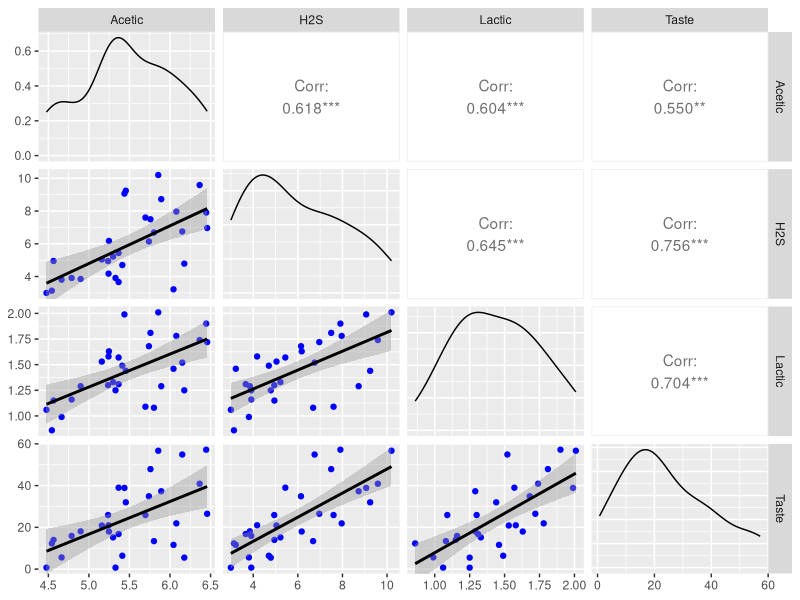
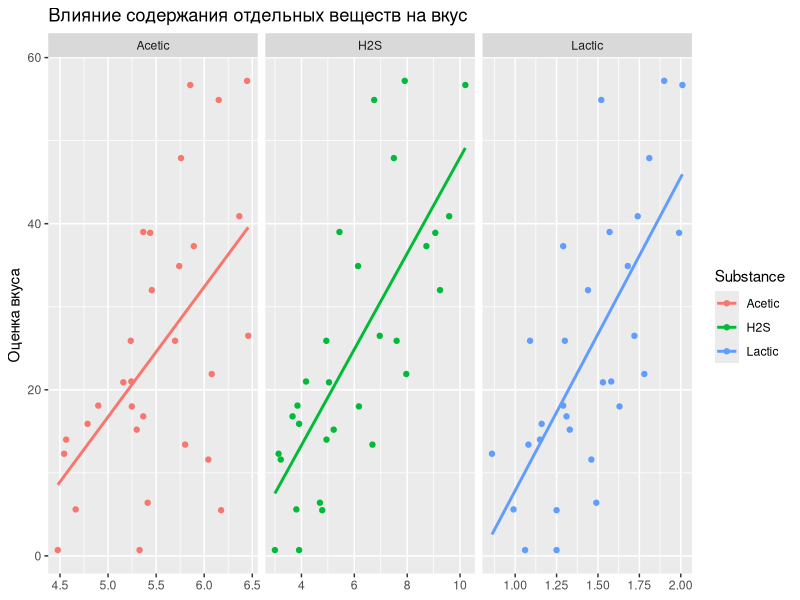
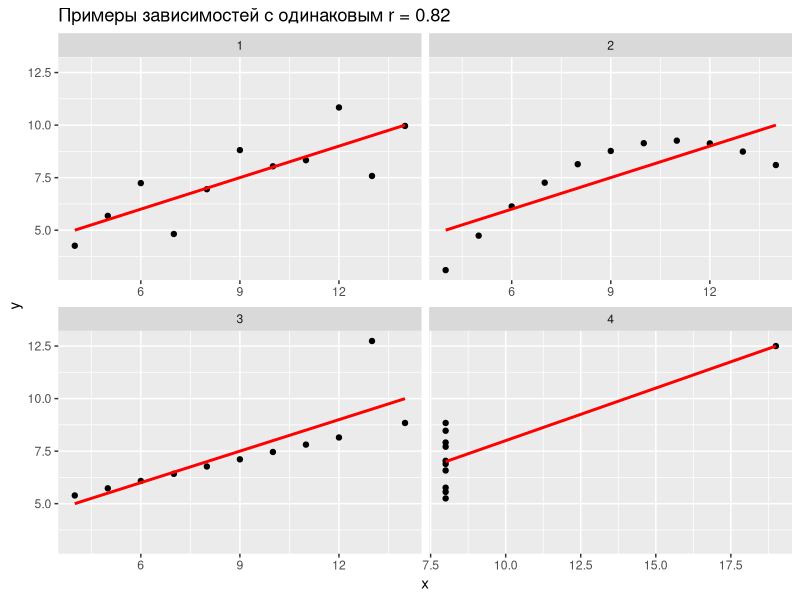
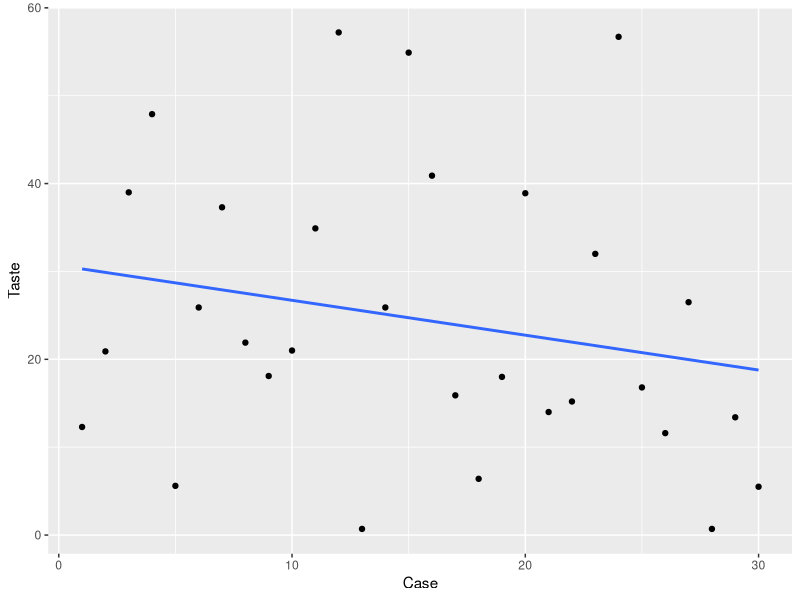
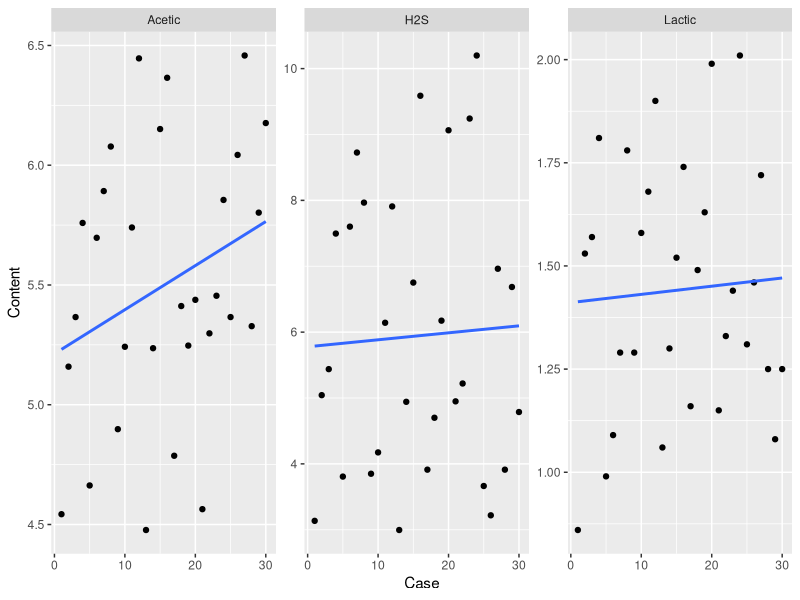
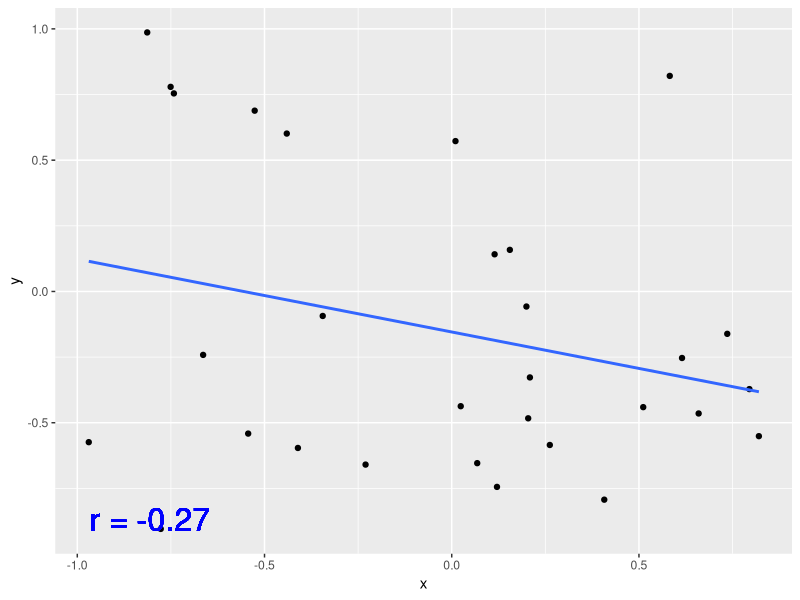
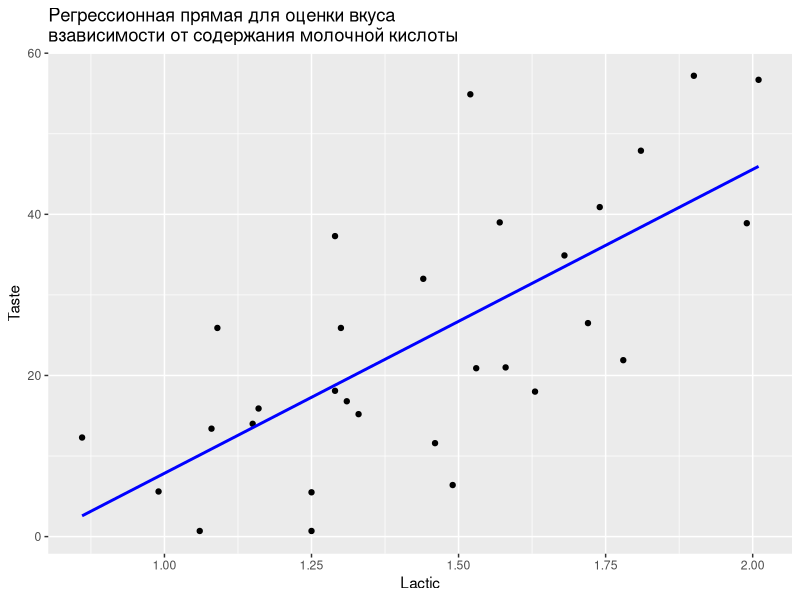
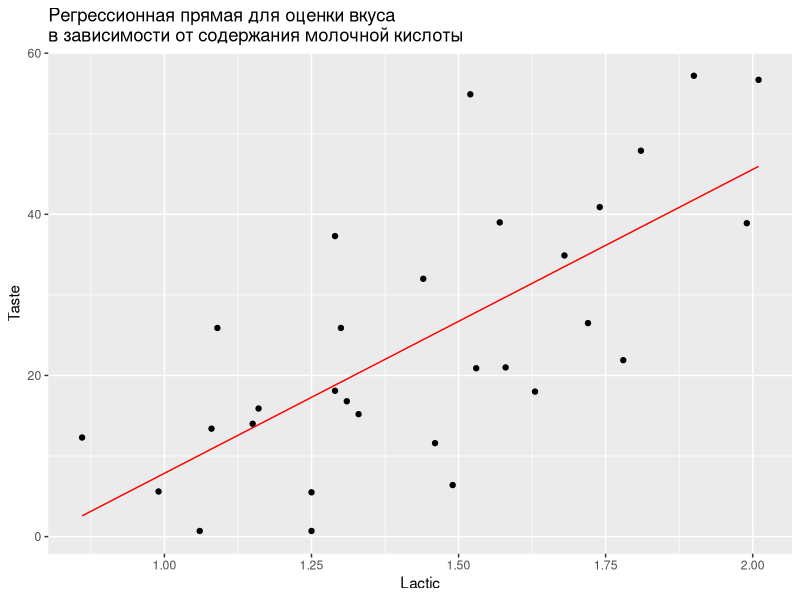

These figures' R source, in order:
## ---- chunk 1
knitr::opts_chunk$set(echo = TRUE, warning = FALSE)
options(width = 100) # ширина текстового вывода
options(digits = 3) # число знаков после запятой в выводе 
## ---- chunk 2
library(readr) # считывание данных из текстовых файлов
library(tidyverse) # манипулирование данными 
library(ggplot2) # визуализация 
library(GGally) # построение матрицы диаграмм рассеяния 
library(ggfortify) # визуализация диагностических графиков
library(modelr) # вспомогательные функции для работы с моделями
library(broom) # преобразование результатов моделирования в табличный вид
## ---- chunk 3
cheese <- read_tsv('data/cheese.txt', skip = 16)

glimpse(cheese) # Структура данных 
summary(cheese) # Описательная статистика + проверка пропущенных значений 
## ---- chunk 4
ggpairs(cheese, columns = c("Acetic", "H2S", "Lactic", "Taste"), # исключили номер образца 
        lower = list(continuous = wrap("smooth_lm", color = 'blue'))) # добавили тренд и покрасили точки 
## ---- chunk 5

cheese_tall <- cheese %>% 
  gather(key = 'Substance', value = 'Content', Acetic:Lactic)

## ---- chunk 6

ggplot(data = cheese_tall, 
       mapping = aes(x = Content, y = Taste, color = Substance)) + 
  geom_point() + 
  geom_smooth(method = 'lm', se = F) + 
  facet_wrap(~ Substance, scales = "free_x") + 
labs(title = 'Влияние содержания отдельных веществ на вкус', 
     y = 'Оценка вкуса', 
     x = NULL)

## ---- chunk 7
# Для двух столбцов: 
cor(cheese$Taste, cheese$Acetic)

# Для всех столбцов (кроме Case): 
options(digits = 3) # число знаков после запятой в выводе 

cheese %>% 
  select(-Case) %>%
  cor() 

## ---- chunk 8
head(anscombe, 3) 
## ---- chunk 9
anscombe_tall_x <- anscombe %>%
  select(x1:x4) %>% 
  gather(key = 'case', value = 'x') %>%
  mutate(case = stringr::str_sub(case, start = 2))

anscombe_tall_y <- anscombe %>% 
  select(y1:y4) %>% 
  gather(key = 'case', value = 'y') %>% 
  select(-case)

anscombe_tall <- bind_cols(anscombe_tall_x, anscombe_tall_y)

head(anscombe_tall, 3) 
## ---- chunk 10

anscombe_tall %>% group_by(case) %>% summarize(r = cor(x, y))

## ---- chunk 11
ggplot(data = anscombe_tall, mapping = aes(x, y)) + 
  geom_point() + 
  facet_wrap(~ case, ncol = 2, scales = 'free_x') + 
  geom_smooth(method = 'lm', se = F, color = 'red') +
  labs(title = "Примеры зависимостей с одинаковым r = 0.82")

## ---- chunk 12

# Количественная оценка выраженности связи 
cor(cheese)['Case', ] 

## ---- chunk 13
# Зависимость оценки вкуса от номера образца 
ggplot(data = cheese, mapping = aes(x = Case, y = Taste)) + 
  geom_point() + 
  geom_smooth(method = 'lm', se = F)

# Зависимость содержания веществ от номера образца 
ggplot(data = cheese_tall, 
       mapping = aes(x = Case, y = Content)) + 
  geom_point() + 
  geom_smooth(method ='lm', se = F) + 
  facet_wrap(~ Substance, scales = 'free_y')

## ---- chunk 14
set.seed(3) 
independent <- tibble( x = runif(n = 30, min = -1, max = 1), 
                       y = runif(n = 30, min= -1, max = 1) )

cor_independent <- with(independent, cor(x, y))

ggplot(data = independent, mapping = aes(x, y)) + 
  geom_point() + 
  geom_smooth(method = 'lm', se = F) + 
  geom_text(x = -1, y = -1, color = 'blue',
            vjust = -1, hjust = -0.1, size = 8, 
            label = paste('r =', round(cor_independent,2))) 
## ---- chunk 15

with(independent, cor.test(x, y))
## ---- chunk 16
with(cheese, cor.test(Taste, Case)) 
with(cheese, cor.test(Taste, Acetic)) 
with(cheese, cor.test(Taste, H2S)) 
with(cheese, cor.test(Taste, Lactic)) 
## ---- chunk 17
cheese_corr <- Hmisc::rcorr(as.matrix(cheese)) 
cheese_corr 
## ---- chunk 18
ggplot(data = cheese, mapping = aes(Lactic, Taste)) + 
  geom_point() + 
  geom_smooth(method=lm, se=F, color='blue') + 
  labs(title = 'Регрессионная прямая для оценки вкуса\nвзависимости от содержания молочной кислоты')

## ---- chunk 19
m_Lactic <- lm(Taste ~ Lactic, data=cheese) 
# Выделение коэффициентов
coef_Lactic <- coef(m_Lactic) 
coef_Lactic 
## ---- chunk 20

names(m_Lactic) 

## ---- chunk 21
pred_Lactic <- cheese %>% add_predictions(m_Lactic)

ggplot(data = pred_Lactic) +
  geom_point(aes(Lactic, Taste)) +
  geom_line(aes(Lactic, pred), color = 'red') +
  labs(title='Регрессионная прямая для оценки вкуса\nв зависимости от содержания молочной кислоты')

## ---- chunk 22

grid_Lactic <- cheese %>%
  data_grid(Lactic) %>%
  add_predictions(m_Lactic)

ggplot(data = pred_Lactic) +
  geom_point(aes(Lactic, Taste)) +
  geom_line(aes(Lactic, pred), data = grid_Lactic, color = 'red') +
  labs(title = 'Регрессионная прямая для оценки вкуса\nв зависимости от содержания молочной кислоты')

## ---- chunk 23
ggplot(data = independent, mapping = aes(x, y)) + 
  geom_point() + 
  geom_smooth(method = 'lm', se = F) + 
  geom_text(x = -1, y = -1, color = 'blue',
            vjust = -1, hjust = -0.1, size = 8, 
            label = paste('r =', round(cor_independent,2))) 
## ---- chunk 24

m_ind <- lm(y ~ x, data = independent) 
coef(m_ind) 

## ---- chunk 25
summary(m_ind)
## ---- chunk 26
confint(m_ind)
## ---- chunk 27
summary(m_Lactic)
confint(m_Lactic)

## ---- chunk 28

Lactic_mtable <- tidy(m_Lactic)  %>%
  bind_cols(confint_tidy(m_Lactic))

Lactic_mtable
## ---- chunk 29
ggplot(data = Lactic_mtable, mapping = aes(x = term, y = estimate)) +
  geom_errorbar(aes(ymin = conf.low, ymax = conf.high), color = 'red') +
  geom_point() +
  geom_hline(yintercept = 0, linetype = 'dashed', color = 'red') +
  labs(title = 'Интервальная оценка коэффициентов для модели с Lactic',
       x = 'Коэффициент',
       y = NULL) 

## ---- chunk 30
-29.9 + 37.7 * 1.5
## ---- chunk 31
new_Lactic <- tibble(Lactic = seq(1, 2, by = 0.2))
new_Lactic_pred <- predict(m_Lactic, newdata = new_Lactic)

cbind(new_Lactic, Taste = new_Lactic_pred) # склеиваем результаты в одну таблицу
## ---- chunk 32

ggplot(data = pred_Lactic, mapping = aes(Lactic, Taste)) +
  geom_point() +
  geom_smooth(method = 'lm', 
              color = 'red') +
    geom_smooth(method = 'lm',
              level = .8,
              color = 'red') +
  labs(title = '80% и 90% доверительные интервалы для регрессионной прямой\nзависимости оценки вкуса от содержания молочной кислоты')

## ---- chunk 33

# 95% доверительный интервал для среднего

ci_Lactic <- predict(m_Lactic, 
                        newdata = cheese,
                        interval = 'confidence',
                        level = 0.95) %>%
  as.data.frame() %>%
  rename(lci = lwr, uci = upr)


# 95% доверительный интервал для отдельных наблюдений

pi_Lactic <- predict(m_Lactic, 
                        newdata = cheese,
                        interval = 'prediction',
                        level = 0.95) %>%
  as.data.frame() %>%
  select(-fit) %>% # точечный прогноз уже есть в наборе, удаляем этот столбец
  rename(lpi = lwr, upi = upr)

# Склеиваем все в одну таблицу
pred_Lactic2 <- bind_cols(cheese, ci_Lactic, pi_Lactic)

## ---- chunk 34

p_Lactic <- ggplot(data = pred_Lactic2) +
  
  geom_ribbon(aes(Lactic, ymin = lpi, ymax = upi), 
              fill = 'lightskyblue', alpha = 0.5) + 
  
  geom_ribbon(aes(Lactic, ymin = lci, ymax = uci), 
              fill = 'darkgray', alpha = 0.5) +
  
  geom_line(aes(Lactic, fit), color = 'red') +

  geom_point(aes(Lactic, Taste)) +

  labs(title = paste('Интервальный прогноз (95% интервалы) оценки вкуса', 
                     'в зависимости  от содержания молочной кислоты', 
                     sep = '\n'),
       y = 'Оценка вкуса' )

p_Lactic
## ---- chunk 35
outliers_Lactic <- pred_Lactic2 %>%
  filter(Taste < lpi | Taste > upi) %>%
  mutate(Error = Taste - fit)

outliers_Lactic

# Выделение выбросов на диаграмме рассеяния (предыдущий график)

p_Lactic +
  geom_point(aes(x = Lactic, y = Taste),
             data = outliers_Lactic,
             color = 'red', alpha = 0.5,
             size = 5) +
  geom_text(aes(x = Lactic, y = Taste, label = paste('Образец №', Case)),
            data = outliers_Lactic, 
            vjust = -0.8 )

## ---- chunk 36
ggplot(data = cheese, mapping = aes(Lactic, Taste)) +
  geom_point() +
  geom_hline(aes(yintercept = mean(Taste)), color = 'red', linetype = 'dashed') +
  geom_linerange(aes(ymin = mean(Taste), ymax = Taste))
## ---- chunk 37
ggplot(data = pred_Lactic, mapping = aes(Lactic, Taste)) +
  geom_point() +
  geom_line(aes(y = pred), color = 'red' ) +
  geom_hline(aes(yintercept = mean(Taste)), color = 'red', linetype = 'dashed') +
  geom_linerange(aes(ymin = mean(Taste), ymax = Taste), 
                 color = 'darkgray', linetype = 'dashed') +
  geom_linerange(aes(ymin = pred, ymax = Taste))
## ---- chunk 38

# Стандартное отклонение: 
paste('Стандартное отклонение:', round(sd(cheese$Taste), 1))

RSE_Lactic = summary(m_Lactic)$'sigma'
paste('Стандартная ошибка оценки:', round(RSE_Lactic, 1))

## ---- chunk 39
Rsq_Lactic <- summary(m_Lactic)$r.squared 
Rsq_Lactic

with(cheese, cor(Lactic, Taste)^2) 
## ---- chunk 40
glance(m_Lactic)
## ---- chunk 41

anova(m_Lactic)
